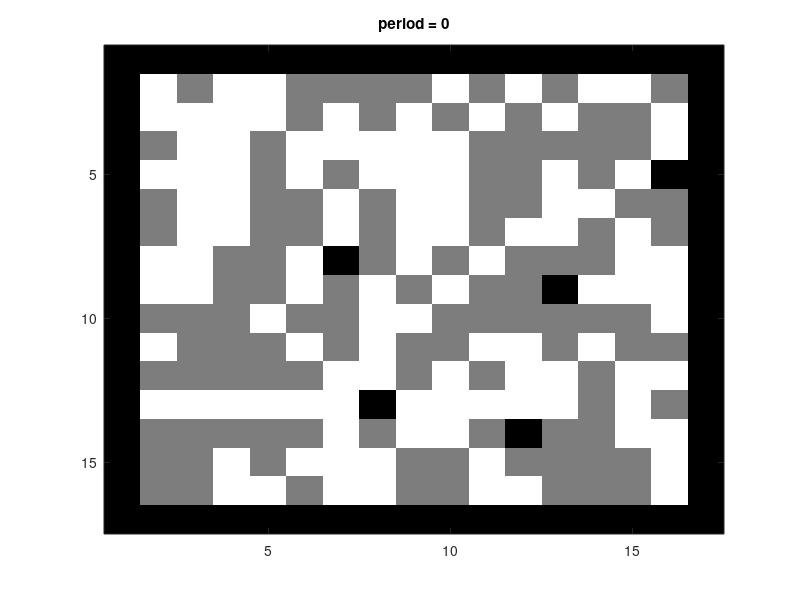
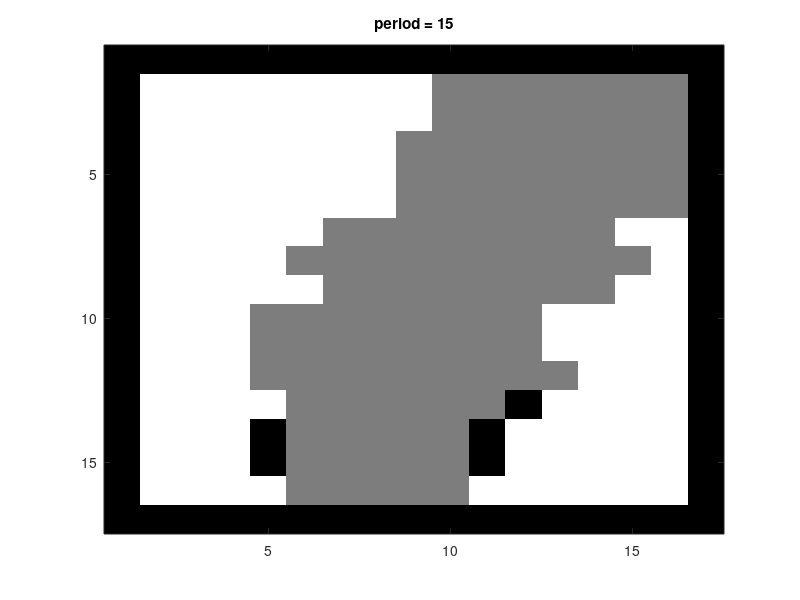
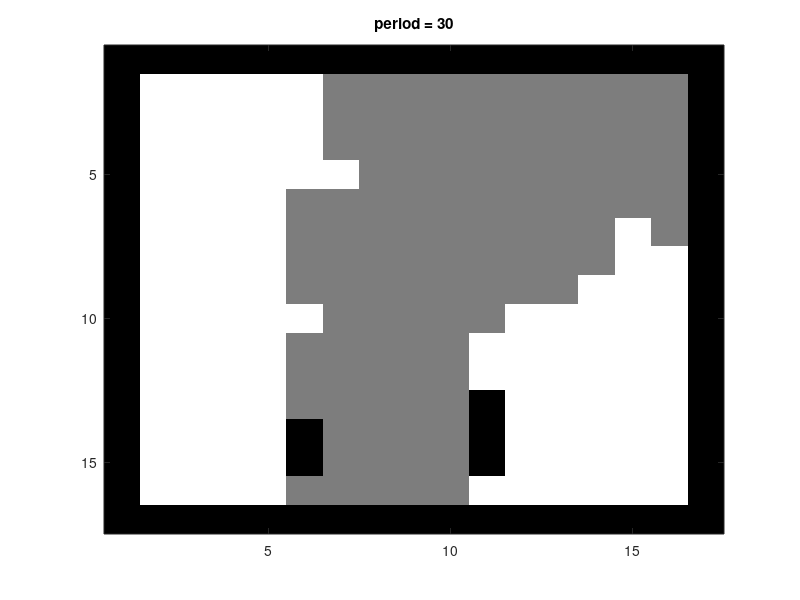
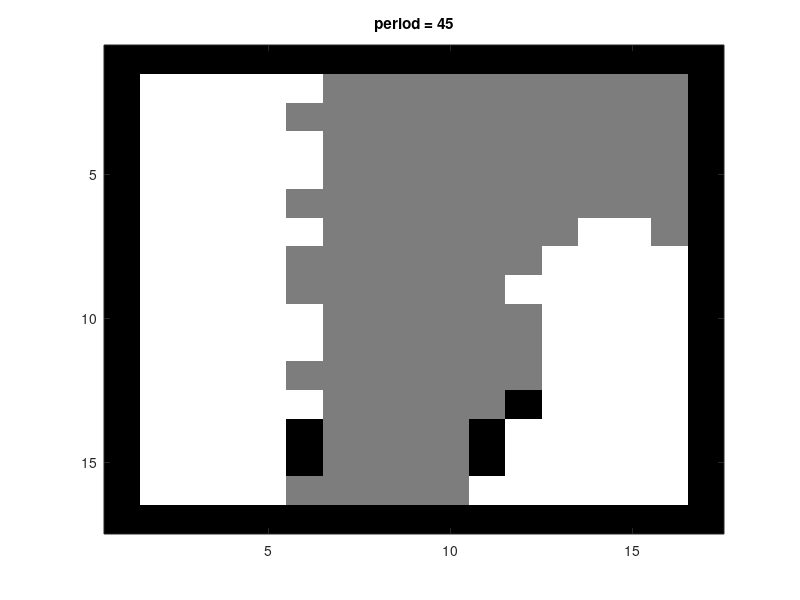

These figures' MATLAB source, in order:
clear all;
clc;
close all;
rng('default');

%% initialize the array

a=zeros(17,17);
used=zeros(15,15);  % auxiliary matrix for initial generation, counts which squared have already been placed;
a(1,:)=2;   % '2' stands for unoccupied houses, '1' for black and '0' for white
a(17,:)=2;
a(:,1)=2;
a(:,17)=2;
r=randi(225,500);   % generate random staring position of unoccupied and black houses
count=0;

for i=1:500
    x=floor((r(i)+14)/15);
    y=mod(r(i),15)+1;  %transform random number into 2D coordinates
    if used(x,y)==0     %check is square if unused
        count=count+1;
        used(x,y)=1;
        if count<=5
            a(x+1,y+1)=2;    %make the square unoccupied
            unused(count)=r(i);     %remember unoccupied household for later use
        else
            a(x+1,y+1)=1;    %make the square black
        end
    end
    if count>=115
        break;
    end
end;

colormap(flipud(gray));
imagesc(a);
title('period = 0');
pause(0.3);
saveas(1,'period0.pdf');

t=45;   %number of periods
for j=1:t       %loop over periods
    for i=1:225     %loop over squares
        x=floor((i+14)/15);     
        y=mod(i,15)+1;      %transform into 2D coordinates
        if a(x+1,y+1)<2 % unoccupied squares cannot move
            move=0;     % the decision variable - how many neighbors have a different color
            if a(x,y)==1-a(x+1,y+1) %check the color of all neighbors; our square of interest has coordinates (x+1,y+1)
                move=move+1;
            end
            if a(x+1,y)==1-a(x+1,y+1) 
                move=move+1;
            end
            if a(x+2,y)==1-a(x+1,y+1) 
                move=move+1;
            end
            if a(x,y+1)==1-a(x+1,y+1) 
                move=move+1;
            end
            if a(x+2,y+1)==1-a(x+1,y+1) 
                move=move+1;
            end
            if a(x,y+2)==1-a(x+1,y+1) 
                move=move+1;
            end
            if a(x+1,y+2)==1-a(x+1,y+1) 
                move=move+1;
            end
            if a(x+2,y+2)==1-a(x+1,y+1) 
                move=move+1;
            end
            if move>=3      %start the moving process
                new=unused(1);      %pick an unoccupied house
                newx=floor((new+14)/15);
                newy=mod(new,15)+1;     %transform into 2D coordinates
                a(newx+1,newy+1)=a(x+1,y+1);       %enter new house
                a(x+1,y+1)=2;                       %leave old house
                unused=unused(2:5);   %shift the queue of unoccupied houses
                unused(5)=i;        %the square from which we moved is now unoccupied; put it last in the queue
                %{            
                colormap(flipud(gray));  (display image after every move)
                imagesc(a);
                pause(0.003);
                %}               
            end
        end
    end 
    colormap(flipud(gray));     %display image after a full period
    imagesc(a);
    title(['period = ' num2str(j)]);
    pause(0.2);
    if mod(j,15)==0
        saveas(1,['period' num2str(j) '.pdf']);
    end
end